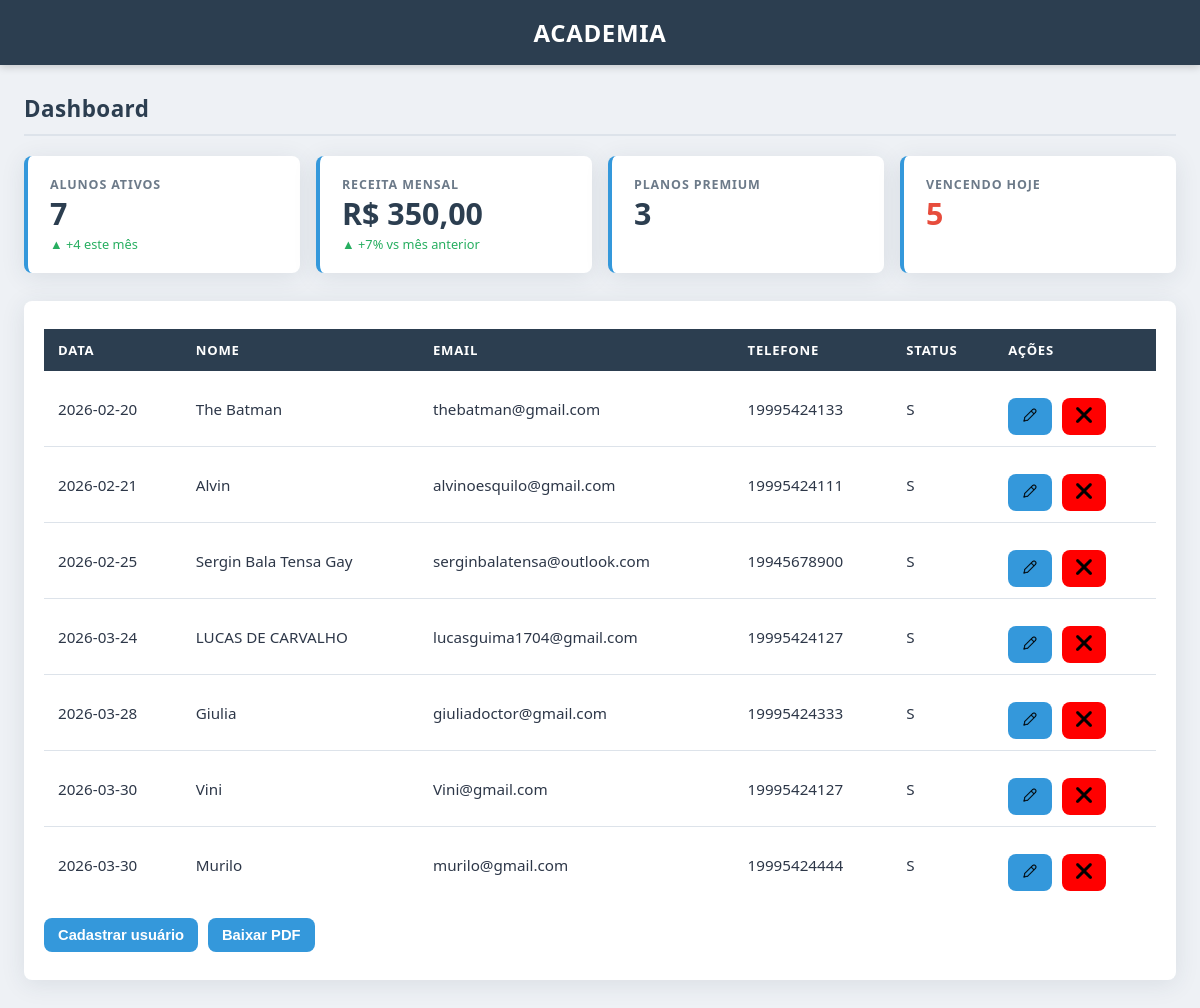
The page / on the database its author committed.
### tables this page shows
CREATE TABLE users (
	id integer primary key autoincrement,
	full_name text not null,
	email text unique not null,
	password text not null,
	phone text,
	created_at date,
	status text
);

### src/Repository/UserRepository.php (called while the page is built, shortened)
<?php
class UserRepository
{
    private PDO $connection;
    public function __construct(PDO $connection)
    {
        $this->connection = $connection;
    }
    public function formatUser($user){
        return new User(
            $user['id'],
            $user['full_name'],
            $user['email'],
            $user['password'],
            $user['created_at'],
            $user['phone'],
            $user['status']
        );
    }
    public function getAllUsers() {
        $sql = "SELECT *FROM users;";
        $stmt = $this->connection->query($sql);
        $users = $stmt->fetchAll(PDO::FETCH_ASSOC);
        return array_map([$this, 'formatUser'], $users);
    }
    public function countUsersByStatus(string $status): int {
        $sql = "SELECT COUNT(*) FROM users WHERE status = :status;";
        $stmt = $this->connection->prepare($sql);
        $stmt->bindValue(':status', $status, PDO::PARAM_STR);
        $stmt->execute();
        return (int) $stmt->fetchColumn();
    }
    public function usersActivesThisMonth(string $lastDay, string $firstDay): string {
        $sql = "SELECT COUNT(*) FROM users WHERE status = 'S' AND created_at BETWEEN :firstDay and :lastDay;";
        $stmt = $this->connection->prepare($sql);
        $stmt->bindValue(':firstDay', $firstDay, PDO::PARAM_STR);
        $stmt->bindValue(':lastDay', $lastDay, PDO::PARAM_STR);
        $stmt->execute();
        return " ▲ +{$stmt->fetchColumn()} este mês";
    }
}

### src/Repository/SubscriptionRepository.php (called while the page is built, shortened)
<?php
class SubscriptionRepository
{
    private PDO $connection;
    public function __construct(PDO $connection)
    {
        $this->connection = $connection;
    }
    public function countPlan(string $plan): int {
        $sql = "SELECT COUNT(*) FROM users_plans inner JOIN plans ON users_plans.plan_id = plans.id WHERE plans.name = :plan";
        $stmt = $this->connection->prepare($sql);
        $stmt->bindValue(':plan', $plan, PDO::PARAM_STR);
        $stmt->execute();
        return (int) $stmt->fetchColumn();
    }
    public function getMonthlyRevenue(string $firstDay, string $lastDay): float {
        $sql = "SELECT SUM(plans.price)
                FROM users_plans
                INNER JOIN plans ON users_plans.plan_id = plans.id
                WHERE users_plans.payment_status = 'paid'
                AND users_plans.start_date BETWEEN :firstDay AND :lastDay";
        $stmt = $this->connection->prepare($sql);
        $stmt->bindValue(':firstDay', $firstDay, PDO::PARAM_STR);
        $stmt->bindValue(':lastDay',  $lastDay,  PDO::PARAM_STR);
        $stmt->execute();
        return (float) $stmt->fetchColumn();
    }
}

### src/Domain/User.php (called while the page is built, shortened)
<?php
class User {
    private ?int $id;
    private string $full_name;
    private string $email;
    private string $date;
    private string $phone;
    private string $status;
    public function __construct(
        ?int $id,
        string $full_name,
        string $email,
        string $password,
        string $date,
        string $phone,
        string $status,
    ) {
        $this->id = $id;
        $this->full_name = $full_name;
        $this->email = $email;
        $this->date = $date;
        $this->phone = $phone;
        $this->status = $status;
    }
    public function id(): ?int
    {
        return $this->id;
    }
    public function fullName(): string
    {
        return $this->full_name;
    }
    public function email(): string
    {
        return $this->email;
    }
    public function date(): string
    {
        return $this->date;
    }
    public function phone(): string
    {
        return $this->phone;
    }
    public function status(): string
    {
        return $this->status;
    }
}

### index.php (the view, shortened to what this page needs)
<?php
$connection = Connection::getConnection();
$repository = new UserRepository($connection);
$SubriptionRepository = new SubscriptionRepository($connection);
function getMonthRange($year = null, $month = null) {
    $year = $year ?? date('Y');
    $month = $month ?? date('m');
    $firstDay = date("Y-m-01", strtotime("$year-$month-01"));
    $lastDay = date("Y-m-t", strtotime("$year-$month-01"));
    return [$firstDay, $lastDay];
}
try {
  $users = $repository->getAllUsers();
  $usersActive = $repository->countUsersByStatus('S');
  $usersPremium = $SubriptionRepository->countPlan('Premium');
  list($firstDay, $lastDay) = getMonthRange();
  $usersActivesThisMonth = $repository->usersActivesThisMonth($lastDay, $firstDay);
  $monthlyRevenue = $SubriptionRepository->getMonthlyRevenue($firstDay, $lastDay);
}catch(PDOException $e){
  echo $e->getMessage();
}
?>
<!DOCTYPE html>
<html lang="en">
<head>
    <link rel="stylesheet" href="css/style.css">
    <link rel="stylesheet" href="css/index.css">
</head>
<body>
    <header>
    <h1>Academia</h1>
  </header>
    <div id="dashboard" class="screen">
    <div class="page-title">Dashboard</div>
    <div class="stats-grid">
      <div class="stat-card">
        <div class="stat-label">Alunos Ativos</div>
        <div class="stat-value"><?= $usersActive ?></div>
        <div class="stat-delta"><?= $usersActivesThisMonth ?></div>
      </div>
      <div class="stat-card">
        <div class="stat-label">Receita Mensal</div>
        <div class="stat-value">R$ <?= number_format($monthlyRevenue, 2, ',', '.') ?></div>
        <div class="stat-delta">▲ +7% vs mês anterior</div>
      </div>
      <div class="stat-card">
        <div class="stat-label">Planos Premium</div>
        <div class="stat-value"><?= $usersPremium ?></div>
      </div>
      <div class="stat-card">
        <div class="stat-label">Vencendo Hoje</div>
        <div class="stat-value" style="color: var(--color-danger)">5</div>
      </div>
    </div>
    <div class="dashboard-table-section">
  <main>
    <section>
      <table>
        <thead>
          <tr>
            <th>Data</th>
            <th>Nome</th>
            <th>Email</th>
            <th>Telefone</th>
            <th>Status</th>
            <th>Ações</th>
          </tr>
        </thead>
        <tbody>
          <?php foreach($users as $user):  ?>
          <tr>
            <td><?= $user->date() ?></td>
            <td><?= $user->fullName() ?></td>
            <td><?= $user->email() ?></td>
            <td><?= $user->phone() ?></td>
            <td><?= $user->status() ?></td>
            <td>
              <div class="actions">
                <a href="edit.php?id=<?= $user->id() ?>"><button><img src="img/icons/edit.png" class="icon-trash" alt="editar"></button></a>
                <a href="delete.php?id=<?= $user->id() ?>" ><button style="background-color: red;"><img src="img/icons/close.png" class="icon-trash" alt="excluir"></button></a>
              </div>
            </td>
          </tr>
          <?php endforeach; ?>
        </tbody>
      </table>
      <div class="actions">
        <a href="register-user.php"><button>Cadastrar usuário</button></a>
        <a href="download-pdf.php"><button>Baixar PDF</button></a>
      </div>
    </section>
  </main>
</body>
</html>

### css/style.css (style rules this page uses)
*, *::before, *::after { box-sizing: border-box; margin: 0; padding: 0; }
:root { --color-dark: #2c3e50; --color-darker: #1a252f; --color-accent: #3498db; --color-accent-h:#2980b9; --color-danger: #e74c3c; --color-danger-h:#c0392b; --color-success: #27ae60; --color-bg: #eef1f5; --color-surface: #ffffff; --color-border: #dde3ea; --color-muted: #6c7a89; --color-text: #2d3748; --radius: 8px; --shadow-card: 0 4px 24px rgba(44, 62, 80, 0.10); --shadow-input: 0 0 0 3px rgba(52, 152, 219, 0.18); --transition: 0.18s ease; }
body { font-family: 'Segoe UI', system-ui, sans-serif; background: var(--color-bg); color: var(--color-text); min-height: 100vh; }
header { background: var(--color-dark); color: #fff; padding: 1rem 2rem; text-align: center; letter-spacing: 0.04em; box-shadow: 0 2px 8px rgba(0,0,0,0.18); }
header h1 { font-size: 1.5rem; font-weight: 700; text-transform: uppercase; }
main { padding: 28px 20px; }
table { width: 100%; border-collapse: collapse; background: var(--color-surface); border-radius: var(--radius); overflow: hidden; box-shadow: var(--shadow-card); }
th { background: var(--color-dark); color: #fff; padding: 12px 14px; text-align: left; font-size: 0.82rem; text-transform: uppercase; letter-spacing: 0.06em; }
td { padding: 11px 14px; border-bottom: 1px solid var(--color-border); font-size: 0.95rem; }
tr:last-child td { border-bottom: none; }
.actions { margin-top: 16px; display: flex; gap: 10px; flex-wrap: wrap; }
button { padding: 9px 14px; border: none; border-radius: var(--radius); background: var(--color-accent); color: white; cursor: pointer; font-size: 0.92rem; font-weight: 600; transition: background var(--transition); }
.screen { padding: 28px 24px; max-width: 1200px; margin: 0 auto; }
.page-title { font-size: 1.4rem; font-weight: 700; color: var(--color-dark); margin-bottom: 20px; padding-bottom: 10px; border-bottom: 2px solid var(--color-border); letter-spacing: 0.02em; }
.stats-grid { display: grid; grid-template-columns: repeat(auto-fit, minmax(200px, 1fr)); gap: 16px; margin-bottom: 28px; }
.stat-card { background: var(--color-surface); border-radius: var(--radius); padding: 20px 22px; box-shadow: var(--shadow-card); border-left: 4px solid var(--color-accent); display: flex; flex-direction: column; gap: 6px; transition: transform var(--transition), box-shadow var(--transition); }
.stat-label { font-size: 0.78rem; font-weight: 600; text-transform: uppercase; letter-spacing: 0.07em; color: var(--color-muted); }
.stat-value { font-size: 1.9rem; font-weight: 700; color: var(--color-dark); line-height: 1; }
.stat-delta { font-size: 0.8rem; color: var(--color-success); font-weight: 500; }
.dashboard-table-section { background: var(--color-surface); border-radius: var(--radius); box-shadow: var(--shadow-card); overflow: hidden; }
.dashboard-table-section table { box-shadow: none; border-radius: 0; }

### rows shown on the page
users: created_at "2026-02-20", full_name "The Batman", email "thebatman@gmail.com", phone "19995424133", status "S"
users: created_at "2026-02-21", full_name "Alvin", email "alvinoesquilo@gmail.com", phone "19995424111", status "S"
users: created_at "2026-02-25", full_name "Sergin Bala Tensa Gay", email "serginbalatensa@outlook.com", phone "19945678900", status "S"
users: created_at "2026-03-24", full_name "LUCAS DE CARVALHO", email "lucasguima1704@gmail.com", phone "19995424127", status "S"
users: created_at "2026-03-28", full_name "Giulia", email "giuliadoctor@gmail.com", phone "19995424333", status "S"
users: created_at "2026-03-30", full_name "Vini", email "Vini@gmail.com", phone "19995424127", status "S"
users: created_at "2026-03-30", full_name "Murilo", email "murilo@gmail.com", phone "19995424444", status "S"

### other values the page prints
$usersActive "7"
$usersActivesThisMonth "▲ +4 este mês"
$monthlyRevenue "350,00"
$usersPremium "3"
